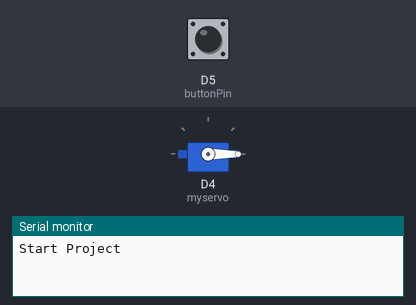
Bench run of a sketch on a simulated ESP8266 (NodeMCU). On the bench: servo, the last lines printed to the serial monitor. The inputs (shaded band) are chosen by the test bench; at power-on: D5 (buttonPin) LOW.

Above: at 1.2 s.
1.3 s: D5 (buttonPin) pulled HIGH for 0.15 s
At 2.4 s:
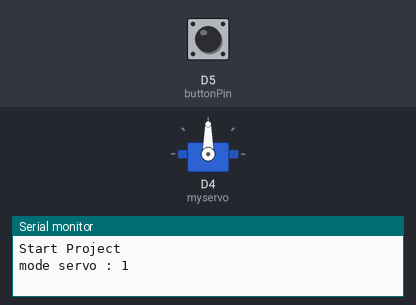
2.9 s: D5 (buttonPin) pulled HIGH for 1 s
At 3.8 s:
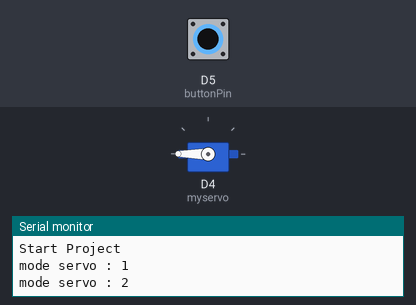
5.4 s: D5 (buttonPin) pulled HIGH for 3.2 s
At 6.8 s:
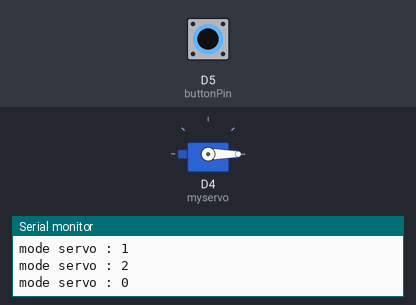
Timing chart, 0 to 8.4 s (numbered marks = the images above; inputs shaded):
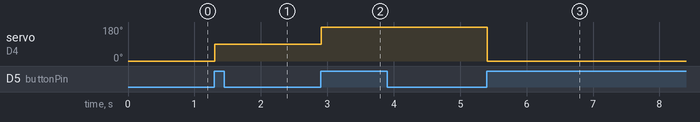

Measured:
- after the input at 1.3 s, servo on D4 (myservo): 0° → 90° at once
- after the input at 2.9 s, servo on D4 (myservo): 90° → 180° at once
- after the input at 5.4 s, servo on D4 (myservo): 180° → 0° at once

The sketch:

FW-Servo.ino
```cpp
#include <Servo.h>
Servo myservo;

const int buttonPin = D5;
int buttonState = 0;
int oneClick = 0;
int modeServo = 0;

void setup() {
  pinMode(buttonPin, INPUT);
  Serial.begin(9600);
  myservo.attach(D4);
  Serial.println("Start Project");
}

void loop() {
  buttonState = digitalRead(buttonPin);
  if (buttonState == HIGH) {
    if (oneClick == 0 ) {
      oneClick = 1;

      modeServo ++;
      if (modeServo > 2) {
        modeServo = 0;
      }
      Serial.print("mode servo : "); Serial.println(modeServo);
    }
  }
  else if (buttonState == LOW) {
    //    Serial.println("LOW");
    oneClick = 0;
  }

  if (modeServo == 0) {
    myservo.write(0);
  }

  if (modeServo == 1) {
    myservo.write(90);
  }

  if (modeServo == 2) {
    myservo.write(180);
  }


  delay(10);


}
```
